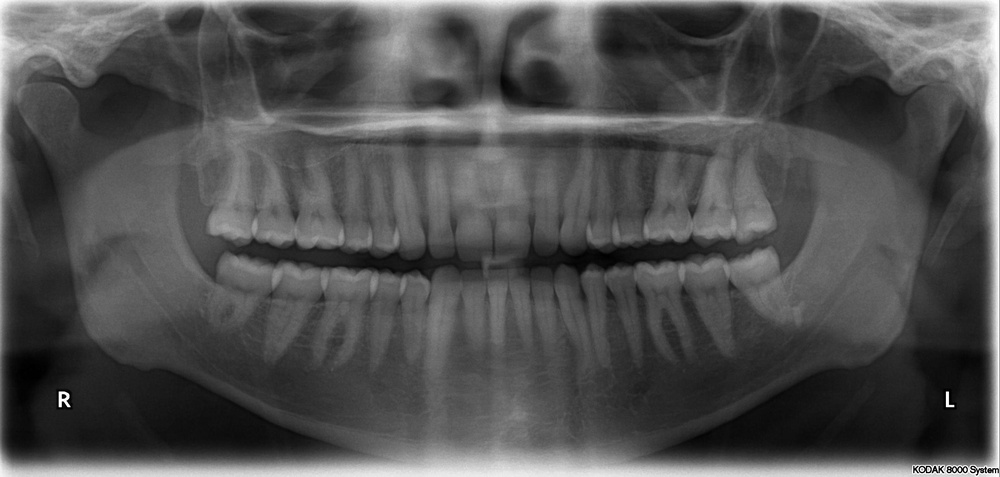
#> input picture Homework1/dental.jpg, 1000 x 477 px, shrunk from 2606 x 1244 before the run; its folder holds only this picture in this run
$ python -i Homework3_1.py   (imports and definitions only)
#> lines starting #> are read from the running program, lines starting #| are printed output that depends on the picture; after the words box and inside, x2 and y2 are one past the last pixel; in counts of white or black regions, pixels touching at a corner belong together
#> further down, picture is the input picture: shape (477, 1000, 3); min 0, max 255, mean 80.1
import matplotlib.pyplot as plt
import numpy as np
import cv2

row, col, idx = 1, 3, 1
WIDTH, HEIGHT = 256, 256
THRESH = 95


def showimg(img, title=None, axis=False, cmap=None):
    global row, col, idx
    plt.subplot(row, col, idx)
    idx += 1
    plt.imshow(img, cmap)
    plt.title(title)
    plt.axis(axis)


def cau_a(img):
    _, thresh_img = cv2.threshold(src=img, thresh=THRESH, maxval=255, type=cv2.THRESH_BINARY)

    showimg(img=thresh_img, title="threshold img")


def cau_b(img):
    img_gray = cv2.cvtColor(img, cv2.COLOR_BGR2GRAY)

    _, thresh_img_gray = cv2.threshold(img_gray, THRESH, 255, cv2.THRESH_BINARY)
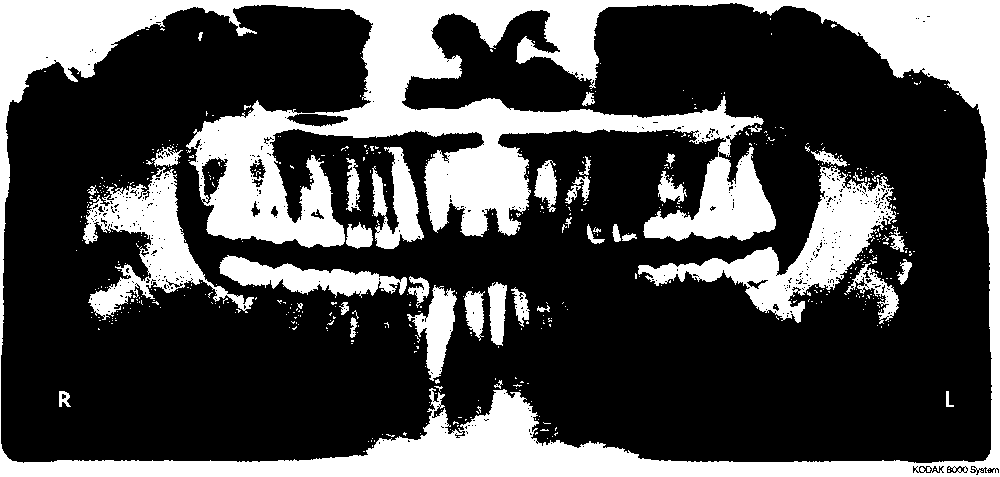
#> thresh_img_gray: shape (477, 1000); 29.8% white; 542 white regions (502 under 20 px)

    contours, _ = cv2.findContours(image=thresh_img_gray, mode=cv2.RETR_TREE, method=cv2.CHAIN_APPROX_NONE)
#> contours = 1254 contours, 1188 with area under 20; largest, box (x1, y1, x2, y2) and area: (0, 0, 1000, 477) 475524, (0, 2, 993, 464) 372647, (638, 166, 896, 323) 10742, (83, 167, 254, 320) 7860, (219, 255, 407, 298) 3478

    contours_img = np.zeros(shape=(WIDTH, HEIGHT, 3), dtype=np.uint8)
#> (the run stopped early here; a loop or call above may not have finished)

$ run again, on Homework1/parrot.jpg
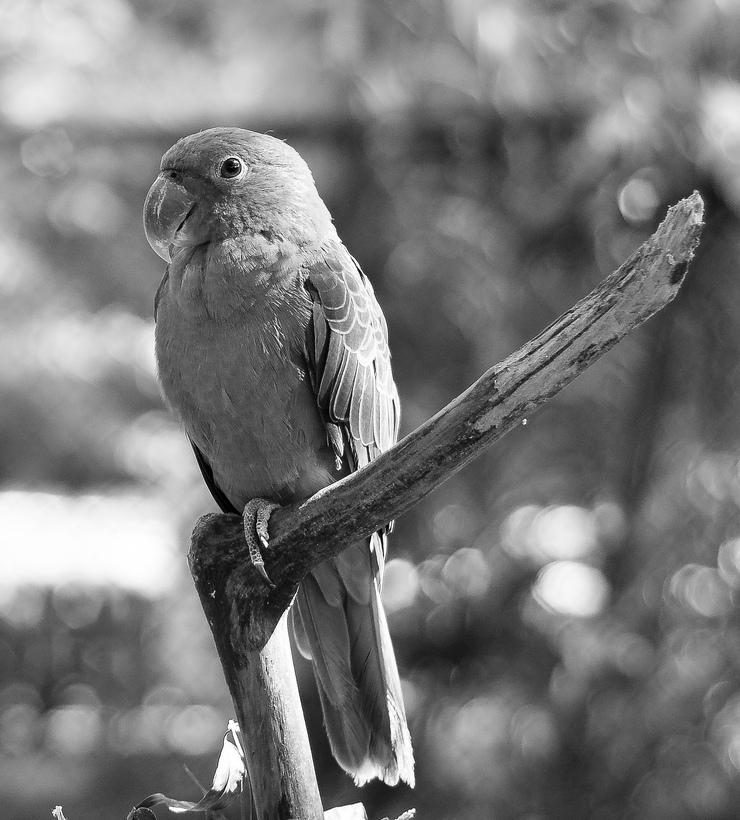
#> input picture Homework1/parrot.jpg, 740 x 820 px
#> picture is the input picture: shape (820, 740, 3); min 0, max 255, mean 121.1
#> in cau_b, `_, thresh_img_gray = cv2.threshold(img_gray, THRESH, 255, cv2.THRESH_B..`:
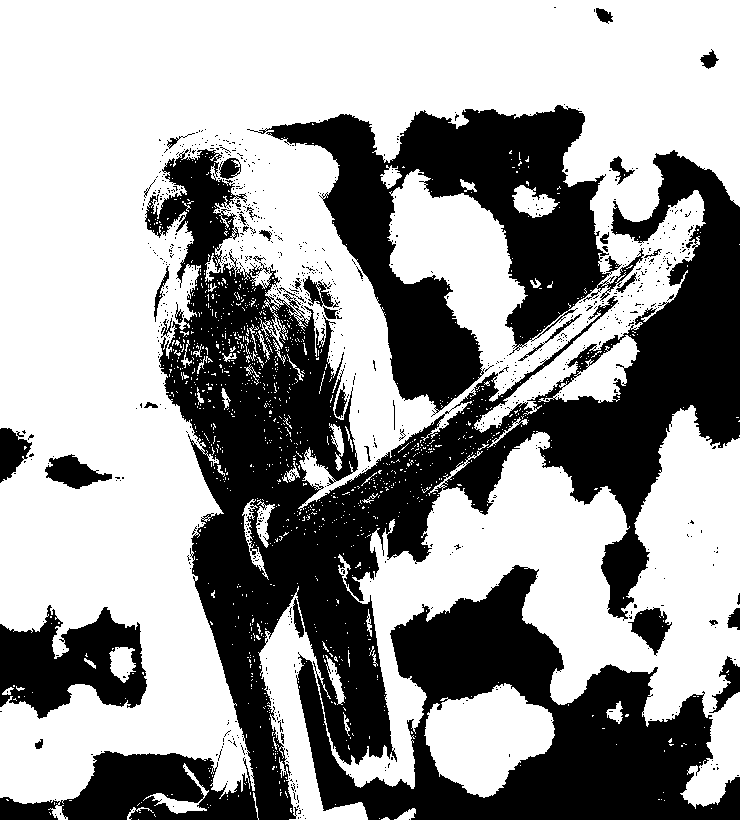
#> thresh_img_gray: shape (820, 740); 60.9% white; 879 black regions (833 under 20 px)
#> contours = 2916 contours, 2808 with area under 20; largest, box (x1, y1, x2, y2) and area: (0, 0, 740, 820) 320950, (258, 405, 740, 820) 73268, (265, 104, 611, 412) 44866, (424, 683, 555, 798) 9462, (538, 335, 640, 403) 2462

$ run again, on Homework1/skull.jpg
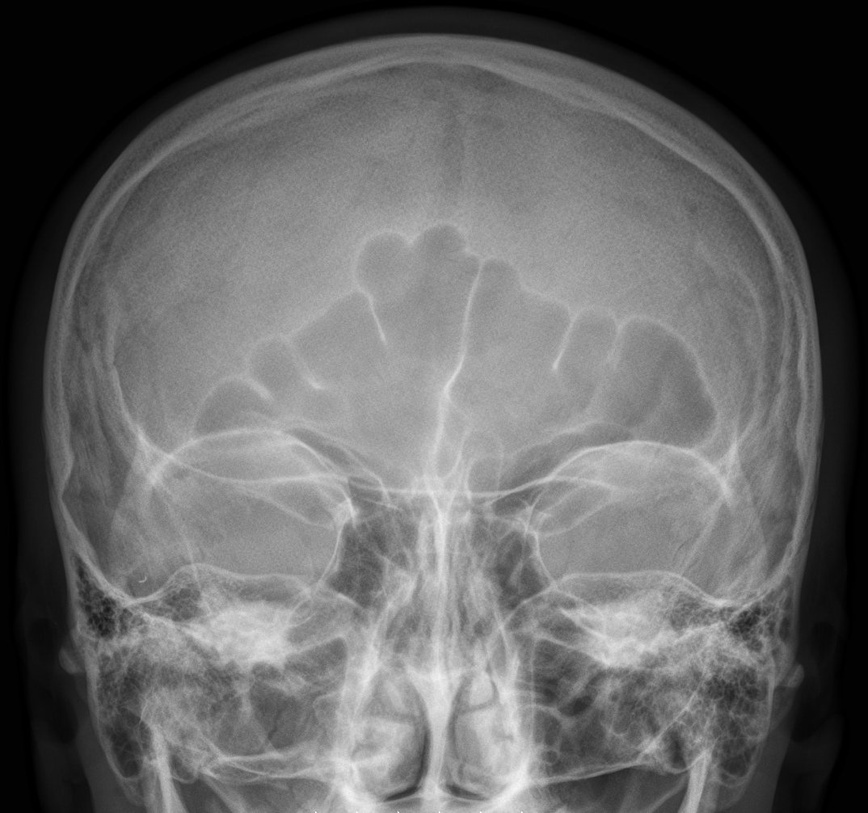
#> input picture Homework1/skull.jpg, 868 x 813 px, shrunk from 1074 x 1006 before the run
#> picture is the input picture: shape (813, 868, 3); min 0, max 255, mean 101.7
#> in cau_b, `_, thresh_img_gray = cv2.threshold(img_gray, THRESH, 255, cv2.THRESH_B..`:
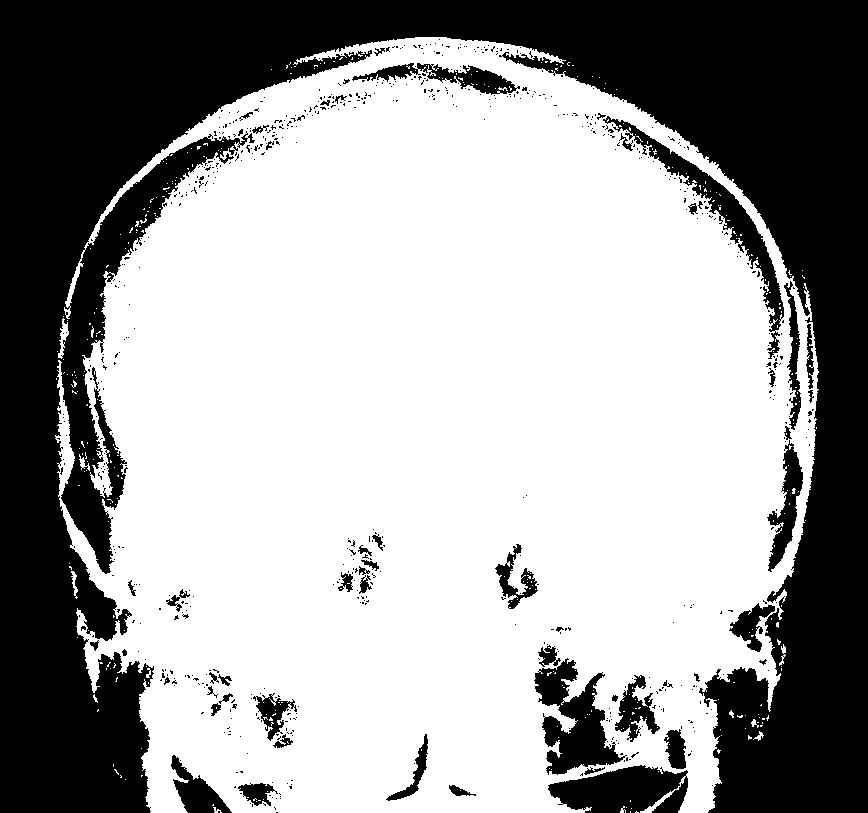
#> thresh_img_gray: shape (813, 868); 62.6% white; 677 black regions (622 under 20 px)
#> contours = 1268 contours, 1183 with area under 20; largest, box (x1, y1, x2, y2) and area: (55, 37, 819, 813) 462604, (533, 657, 626, 776) 5444, (602, 115, 785, 333) 5060, (766, 439, 804, 573) 2050, (416, 62, 518, 96) 1556
